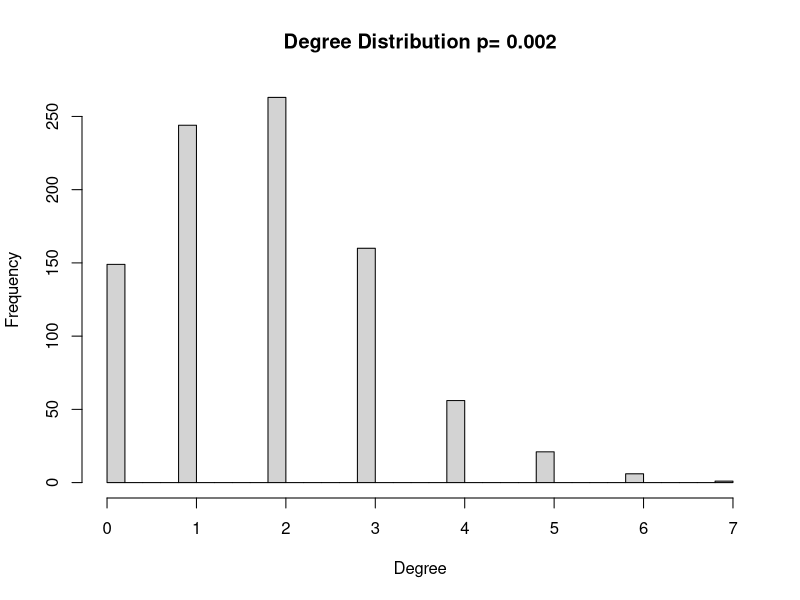
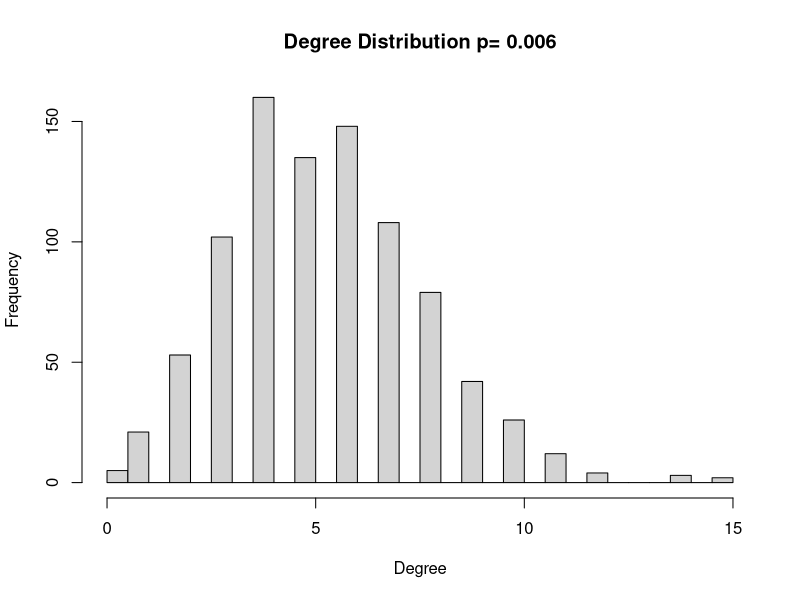
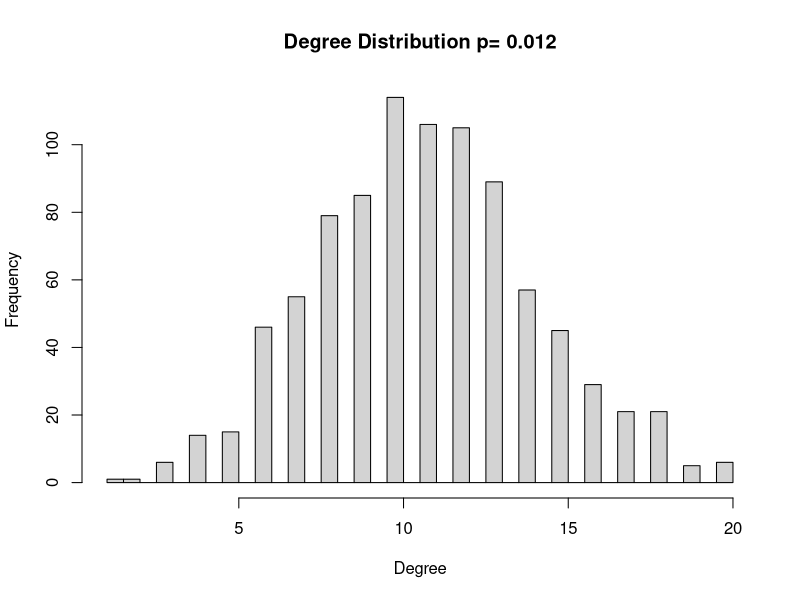
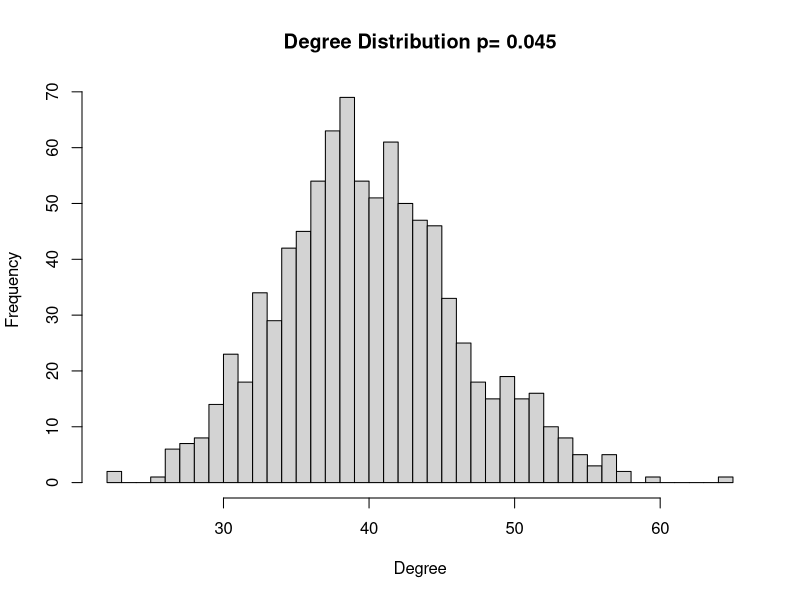
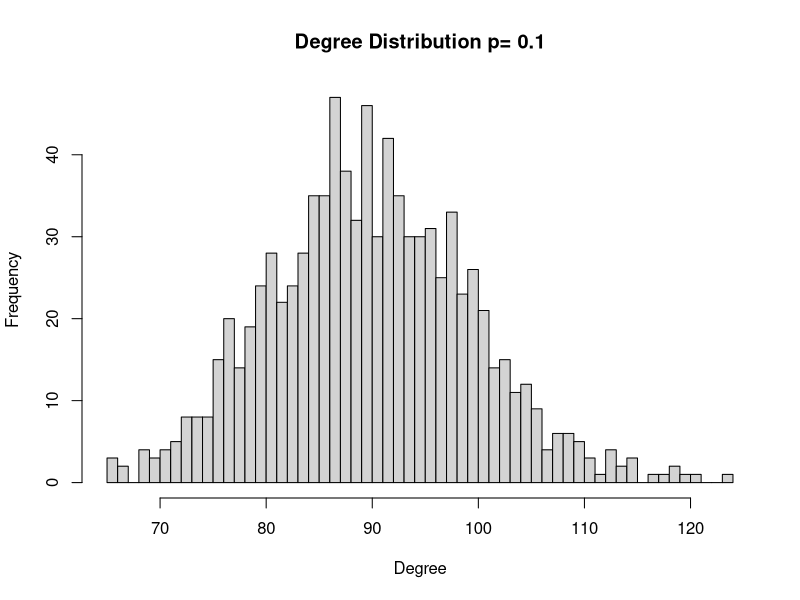
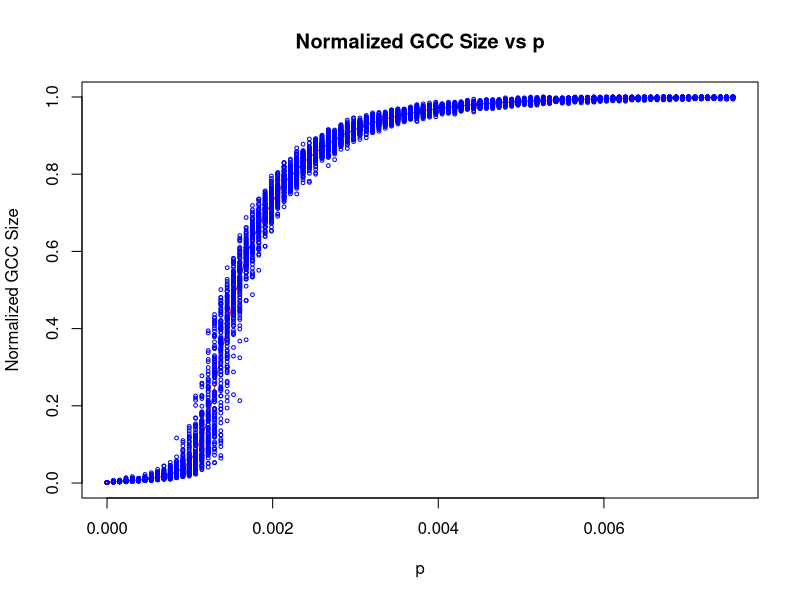
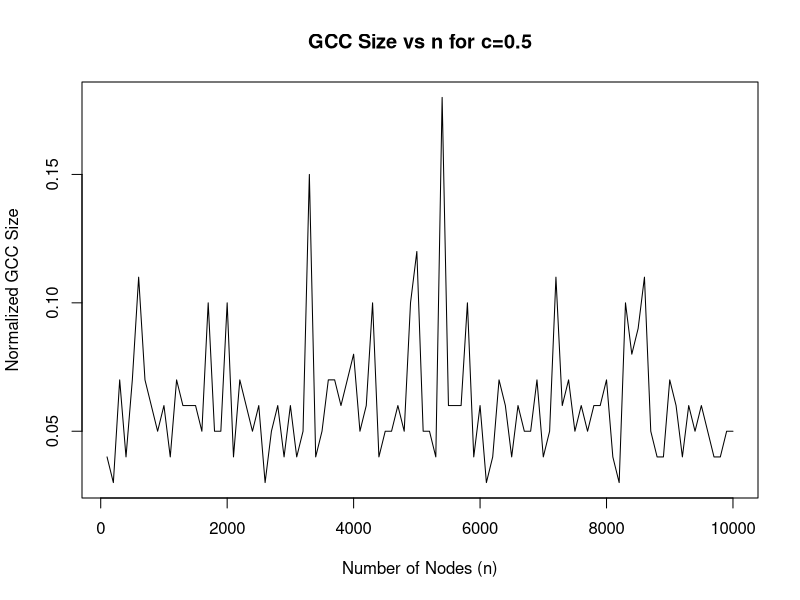
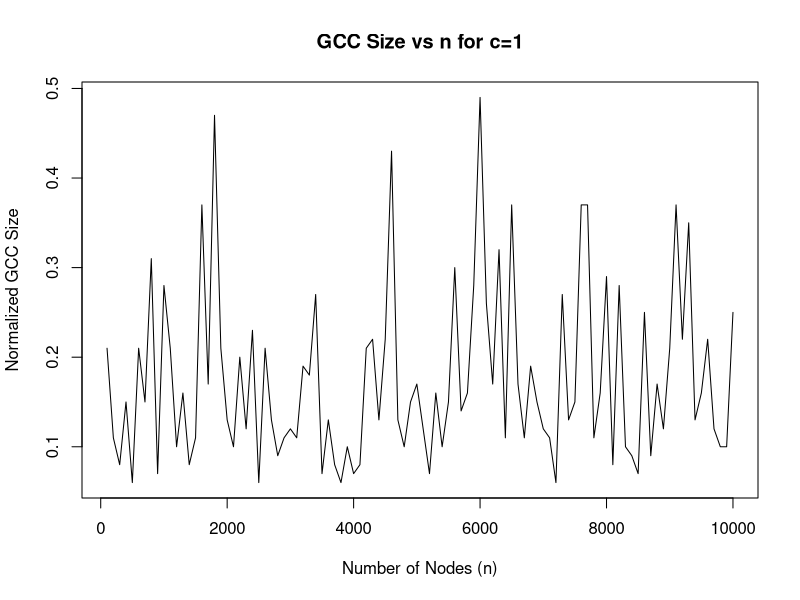

The R source for these figures, in order:
library(igraph)
# 1a
# Probabilities
p_values <- c(0.002, 0.006, 0.012, 0.045, 0.1)
# Number of nodes
n <- 900
# Create graphs, calculate and plot degree distributions, and report metrics
for (p in p_values) {
  g <- erdos.renyi.game(n, p, type='gnp', directed=FALSE)
  deg <- degree(g)
  
  # Plotting the degree distribution
  hist(deg, main=paste('Degree Distribution p=', p), xlab='Degree', ylab='Frequency', breaks=50)
  
  # Calculating mean and variance
  mean_deg <- mean(deg)
  var_deg <- var(deg)
  
  cat("For p =", p, "\n")
  cat("Mean of degree distribution:", mean_deg, "\n")
  cat("Variance of degree distribution:", var_deg, "\n")
  
  # Theoretical mean and variance
  theoretical_mean <- p * (n-1)
  theoretical_var <- p * (1-p) * (n-1)
  
  cat("Theoretical mean:", theoretical_mean, "\n")
  cat("Theoretical variance:", theoretical_var, "\n\n")
}



# 1b
# Parameters
p_values <- c(0.002, 0.006, 0.012, 0.045, 0.1)
n <- 900
num_realizations <- 100 # Number of realizations for each p to estimate connectivity probability

# Loop through each p value
for (p in p_values) {
  connected_count <- 0
  
  for (i in 1:num_realizations) {
    g <- erdos.renyi.game(n, p, type = "gnp", directed = FALSE)
     
    # Check if the network is connected
    if (is_connected(g)) {
      connected_count <- connected_count + 1
    } else if (i == 1) { # For the first non-connected instance, find GCC and its diameter
      # Identifying the GCC
      cl <- clusters(g)
      gcc <- induced.subgraph(g, which(cl$membership == which.max(cl$csize)))
      
      # Calculating the diameter of the GCC
      gcc_diameter <- diameter(gcc)
      cat("For p =", p, ", the diameter of the GCC in the first non-connected instance is:", gcc_diameter, "\n")
    }
  }
  
  # Estimate the probability of connectivity
  connectivity_prob <- connected_count / num_realizations
  cat("For p =", p, ", the estimated probability of a network being connected is:", connectivity_prob, "\n\n")
}



# 1c
n <- 900
p_values <- seq(0, log(n)/n, length.out = 100) # Incrementing p up to pmax
num_realizations <- 100 # Number of realizations for each p

# Initialize a list to store the normalized sizes of the GCC for each p
gcc_sizes <- vector("list", length(p_values))
names(gcc_sizes) <- as.character(p_values)

# Sweep over values of p
for (p in p_values) {
  sizes <- numeric(num_realizations) # Store sizes for each realization
  
  for (i in 1:num_realizations) {
    g <- erdos.renyi.game(n, p, type = "gnp", directed = FALSE)
    cl <- clusters(g)
    # Size of the largest component divided by total number of nodes
    sizes[i] <- max(cl$csize) / n
  }
  
  gcc_sizes[[as.character(p)]] <- sizes
}

# Calculate average normalized GCC sizes for each p
average_sizes <- sapply(gcc_sizes, mean)

# Plotting
plot(p_values, average_sizes, type = "l", col = "red", xlab = "p", ylab = "Normalized GCC Size", main = "Normalized GCC Size vs p")
points(rep(p_values, each = num_realizations), unlist(gcc_sizes), col = "blue", cex = 0.5)

# Empirical estimation of emergence and dominance of GCC
# Criterion for emergence: We define "emergence" as the first p where the average size jumps significantly
emergence_p <- p_values[which(diff(average_sizes) > 0.05)[1]] # Example criterion
# Criterion for dominance: First p where average size exceeds 0.99
dominance_p <- p_values[which(average_sizes > 0.99)[1]]

cat("Emergence of GCC starts at p =", emergence_p, "\n")
cat("GCC dominates over 99% of the nodes at p =", dominance_p, "\n")


# 1d.i
n_values <- seq(100, 10000, by=100)
c <- 0.5
gcc_sizes <- numeric(length(n_values))

for (i in 1:length(n_values)) {
  n <- n_values[1]
  p <- c/n
  g <- erdos.renyi.game(n, p, type='gnp')
  cl <- clusters(g)
  gcc_sizes[i] <- max(cl$csize) / n # Normalized GCC size
}

plot(n_values, gcc_sizes, type = "l", xlab = "Number of Nodes (n)", ylab = "Normalized GCC Size", main = "GCC Size vs n for c=0.5")



# 1d.ii
n_values <- seq(100, 10000, by=100)
c <- 1
gcc_sizes <- numeric(length(n_values))

for (i in 1:length(n_values)) {
  n <- n_values[1]
  p <- c/n
  g <- erdos.renyi.game(n, p, type='gnp')
  cl <- clusters(g)
  gcc_sizes[i] <- max(cl$csize) / n # Normalized GCC size
}

plot(n_values, gcc_sizes, type = "l", xlab = "Number of Nodes (n)", ylab = "Normalized GCC Size", main = "GCC Size vs n for c=1")



# 1d.iii
c_values <- c(1.15, 1.25, 1.35)
colors <- c("red", "green", "blue")
plot(NULL, xlim = c(min(n_values), max(n_values)), ylim = c(0, 1), xlab = "Number of Nodes (n)", ylab = "Normalized GCC Size", main = "GCC Size vs n for Various c")

for (j in 1:length(c_values)) {
  c <- c_values[j]
  gcc_sizes <- numeric(length(n_values))
  
  for (i in 1:length(n_values)) {
    n <- n_values[i]
    p <- c / n
    g <- erdos.renyi.game(n, p, type = "gnp")
    cl <- clusters(g)
    gcc_sizes[i] <- max(cl$csize) / n # Normalized GCC size
  }
  
  lines(n_values, gcc_sizes, col = colors[j], type = "l", lwd = 2)
}

legend("topright", legend = paste("c =", c_values), col = colors, lwd = 2)







# 2a
n <- 1050 # number of nodes
m <- 1 # Each new node attaches to m old nodes

# Creating the network
g <- barabasi.game(n, m=m, directed=FALSE)

# Check if the network is connected
is_connected <- is_connected(g)

cat("Is the network alwasy connected?", is_connected, "\n")



# 2b
# Community detection with fast greedy method
communities <- cluster_fast_greedy(g)

# Measure modularity
mod <- modularity(communities)
cat("Modularty of the network:", mod, "\n")

# Compute the degree assortativity 
assortativity  <- assortativity_degree(g)
cat("Degree Assortativity of the network:", assortativity , "\n")
